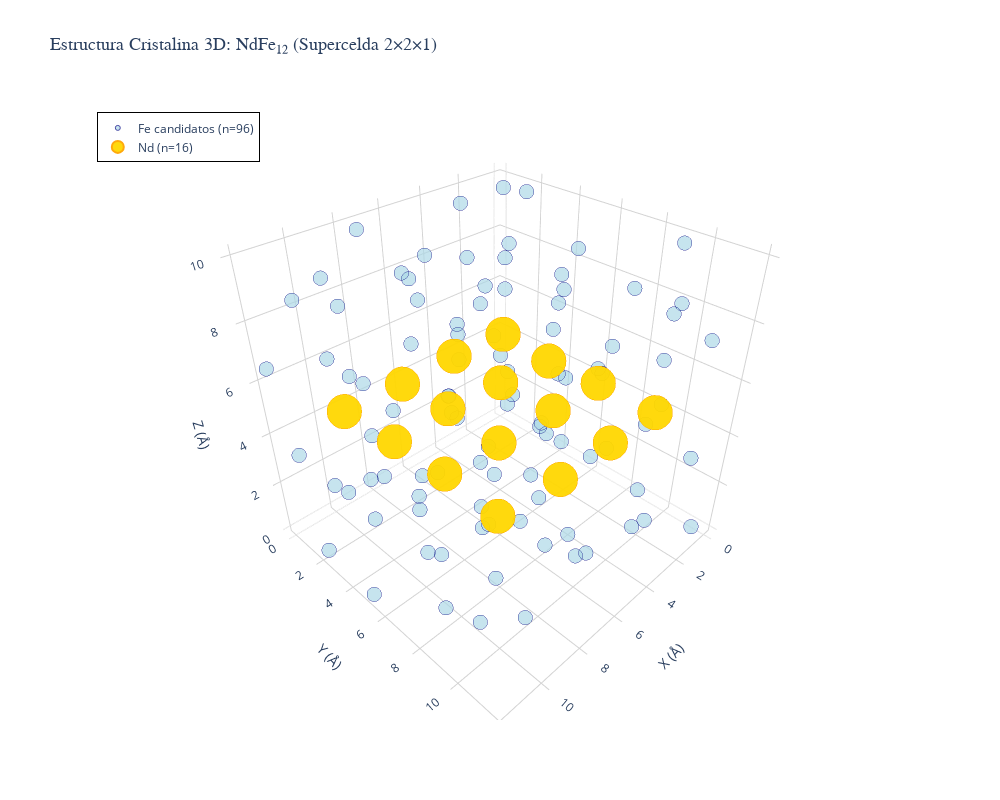

Notebook code for this chart:
### Markdown cell above
---
## Sección 2: Visualización de Estructura Cristalina Inicial

### Code cell
# Visualización 3D interactiva de la estructura cristalina completa
fig = go.Figure()

# Añadir átomos de Fe candidatos (azul claro)
fig.add_trace(go.Scatter3d(
    x=Fe_candidate_positions[:, 0],
    y=Fe_candidate_positions[:, 1],
    z=Fe_candidate_positions[:, 2],
    mode='markers',
    name=f'Fe candidatos (n={len(Fe_candidate_positions)})',
    marker=dict(
        size=5,
        color='lightblue',
        opacity=0.7,
        line=dict(color='navy', width=1)
    ),
    hovertemplate='<b>Fe</b><br>X: %{x:.3f} Å<br>Y: %{y:.3f} Å<br>Z: %{z:.3f} Å<extra></extra>'
))

# Añadir átomos de Nd (dorado)
fig.add_trace(go.Scatter3d(
    x=Nd_positions[:, 0],
    y=Nd_positions[:, 1],
    z=Nd_positions[:, 2],
    mode='markers',
    name=f'Nd (n={len(Nd_positions)})',
    marker=dict(
        size=12,
        color='gold',
        opacity=0.95,
        line=dict(color='orange', width=2)
    ),
    hovertemplate='<b>Nd</b><br>X: %{x:.3f} Å<br>Y: %{y:.3f} Å<br>Z: %{z:.3f} Å<extra></extra>'
))

# Configurar layout
fig.update_layout(
    title=dict(
        text='Estructura Cristalina 3D: NdFe₁₂ (Supercelda 2×2×1)',
        font=dict(size=18, family='Arial')
    ),
    scene=dict(
        xaxis=dict(title='X (Å)', backgroundcolor='white', gridcolor='lightgray'),
        yaxis=dict(title='Y (Å)', backgroundcolor='white', gridcolor='lightgray'),
        zaxis=dict(title='Z (Å)', backgroundcolor='white', gridcolor='lightgray'),
        aspectmode='cube'
    ),
    width=1000,
    height=800,
    showlegend=True,
    legend=dict(
        x=0.02,
        y=0.98,
        bgcolor='rgba(255,255,255,0.9)',
        bordercolor='black',
        borderwidth=1
    ),
    hovermode='closest'
)

fig.show()

# Guardar imagen estática para el reporte (requiere kaleido: pip install kaleido)
try:
    fig.write_image('../report/images/punto3_estructura_cristalina.png', width=1920, height=1440, scale=2)
    print("✓ Imagen guardada: punto3_estructura_cristalina.png")
except Exception as e:
    print(f"⚠️  No se pudo guardar la imagen Plotly: {e}")
    print("   Instala kaleido: pip install kaleido")

# Estadísticas de la estructura
print("\n📊 Estadísticas de la Estructura Cristalina:")
print(f"   Rango X: [{Fe_candidate_positions[:, 0].min():.3f}, {Fe_candidate_positions[:, 0].max():.3f}] Å")
print(f"   Rango Y: [{Fe_candidate_positions[:, 1].min():.3f}, {Fe_candidate_positions[:, 1].max():.3f}] Å")
print(f"   Rango Z: [{Fe_candidate_positions[:, 2].min():.3f}, {Fe_candidate_positions[:, 2].max():.3f}] Å")

# Centroide del sistema
all_positions_temp = np.vstack([Fe_candidate_positions, Nd_positions])
centroid = all_positions_temp.mean(axis=0)
print(f"   Centroide: ({centroid[0]:.3f}, {centroid[1]:.3f}, {centroid[2]:.3f}) Å")

### Figure 1 — Plotly figure (JSON) as saved in the notebook; plotly's stock layout.template omitted (floating-point values rounded to 4 significant figures)
{"data": [{"hovertemplate": "<b>Fe</b><br>X: %{x:.3f} Å<br>Y: %{y:.3f} Å<br>Z: %{z:.3f} Å<extra></extra>", "marker": {"color": "lightblue", "line": {"color": "navy", "width": 1}, "opacity": 0.7, "size": 5}, "mode": "markers", "name": "Fe candidatos (n=96)", "type": "scatter3d", "x": [9.356, 5.37, 1.305, 4.165, 2.226, 0.8889, 3.493, 8.735, 11.85, 8.677, 7.611, 8.944, 8.08, 4.443, 5.927, 11.09, 5.458, 11.82, 10.85, 7.604, 7.551, 6.543, 2.286, 5.562, 10.4, 8.135, 5.788, 10.02, 8.286, 0.6662, 4.492, 11.65, 7.534, 8.303, 1.171, 11.83, 4.111, 1.839, 3.116, 5.568, 4.298, 0.6528, 2.945, 0.3576, 8.474, 4.617, 11.96, 2.554, 8.616, 10.46, 2.506, 5.884, 0.06064, 6.151, 2.518, 11.92, 0.7989, 11.12, 7.854, 8.313, 11.63, 0.2635, 9.169, 11.95, 5.031, 2.273, 4.805, 0.4074, 8.695, 3.8, 11.85, 6.495, 0.09645, 0.4415, 0.4193, 7.513, 11.68, 0.01234, 6.492, 9.069, 10.93, 2.988, 10.57, 0.5258, 0.2681, 6.117, 0.2871, 7.45, 11.83, 3.517, 3.342, 5.847, 0.07661, 8.456, 0.7735, 9.557], "y": [10.59, 1.369, 5.424, 6.45, 10.6, 7.82, 8.932, 4.612, 2.894, 0.2337, 11.61, 4.975, 10.67, 4.082, 8.404, 9.158, 8.282, 0.09042, 8.164, 6.604, 0.2838, 0.02132, 10.45, 3.935, 0.9945, 8.468, 1.864, 1.627, 3.681, 3.368, 11.73, 5.921, 0.3121, 3.984, 6.711, 10.99, 6.947, 2.109, 3.577, 7.225, 11.15, 11.12, 0.3304, 0.8435, 11.02, 11.77, 5.382, 3.306, 6.192, 3.726, 8.429, 10.17, 10.78, 5.845, 1.715, 11.51, 2.253, 7.73, 8.85, 8.095, 0.9107, 0.5554, 6.0, 8.617, 2.454, 0.006817, 0.03161, 11.57, 1.473, 2.695, 6.005, 10.35, 3.752, 3.955, 8.811, 2.714, 4.193, 0.1862, 5.458, 11.94, 2.815, 5.81, 11.99, 9.366, 6.268, 5.01, 8.68, 6.807, 2.261, 0.3211, 5.998, 3.639, 8.975, 0.009384, 0.7799, 7.85], "z": [1.113, 8.739, 8.955, 0.7476, 8.895, 8.17, 7.433, 3.103, 9.572, 7.639, 3.266, 9.931, 6.884, 0.769, 0.6609, 8.845, 9.58, 6.49, 0.8851, 2.269, 0.332, 2.773, 0.8648, 9.372, 1.717, 8.135, 0.4278, 9.325, 0.9246, 1.138, 6.964, 8.145, 9.831, 7.466, 1.286, 2.999, 8.387, 7.931, 9.108, 2.861, 2.11, 3.053, 3.719, 0.8748, 9.033, 9.692, 0.3398, 3.172, 6.677, 1.735, 3.075, 8.014, 7.081, 7.63, 0.08614, 6.72, 9.991, 3.073, 3.047, 0.4518, 3.543, 5.895, 0.7402, 6.043, 2.833, 9.448, 6.635, 0.1366, 3.251, 6.992, 5.216, 1.702, 3.307, 7.45, 0.3942, 9.09, 3.73, 9.561, 0.07866, 5.011, 7.486, 6.796, 9.001, 9.905, 4.327, 2.581, 3.192, 9.829, 0.2873, 1.546, 2.967, 6.846, 5.755, 4.934, 3.296, 9.739]}, {"hovertemplate": "<b>Nd</b><br>X: %{x:.3f} Å<br>Y: %{y:.3f} Å<br>Z: %{z:.3f} Å<extra></extra>", "marker": {"color": "gold", "line": {"color": "orange", "width": 2}, "opacity": 0.95, "size": 12}, "mode": "markers", "name": "Nd (n=16)", "type": "scatter3d", "x": [1.906, 1.973, 2.08, 2.014, 4.695, 4.667, 4.591, 4.608, 7.429, 7.315, 7.347, 7.257, 10.06, 9.909, 9.9, 10.08], "y": [2.055, 4.764, 7.425, 10.06, 2.013, 4.676, 7.338, 10.02, 2.065, 4.577, 7.277, 10.04, 1.939, 4.7, 7.334, 9.977], "z": [5.025, 4.908, 5.066, 4.982, 5.091, 5.03, 4.994, 4.979, 5.035, 5.054, 4.978, 4.938, 4.999, 5.019, 5.099, 5.099]}], "layout": {"height": 800, "hovermode": "closest", "legend": {"bgcolor": "rgba(255,255,255,0.9)", "bordercolor": "black", "borderwidth": 1, "x": 0.02, "y": 0.98}, "scene": {"aspectmode": "cube", "xaxis": {"backgroundcolor": "white", "gridcolor": "lightgray", "title": {"text": "X (Å)"}}, "yaxis": {"backgroundcolor": "white", "gridcolor": "lightgray", "title": {"text": "Y (Å)"}}, "zaxis": {"backgroundcolor": "white", "gridcolor": "lightgray", "title": {"text": "Z (Å)"}}}, "showlegend": true, "title": {"font": {"family": "Arial", "size": 18}, "text": "Estructura Cristalina 3D: NdFe₁₂ (Supercelda 2×2×1)"}, "width": 1000}}
